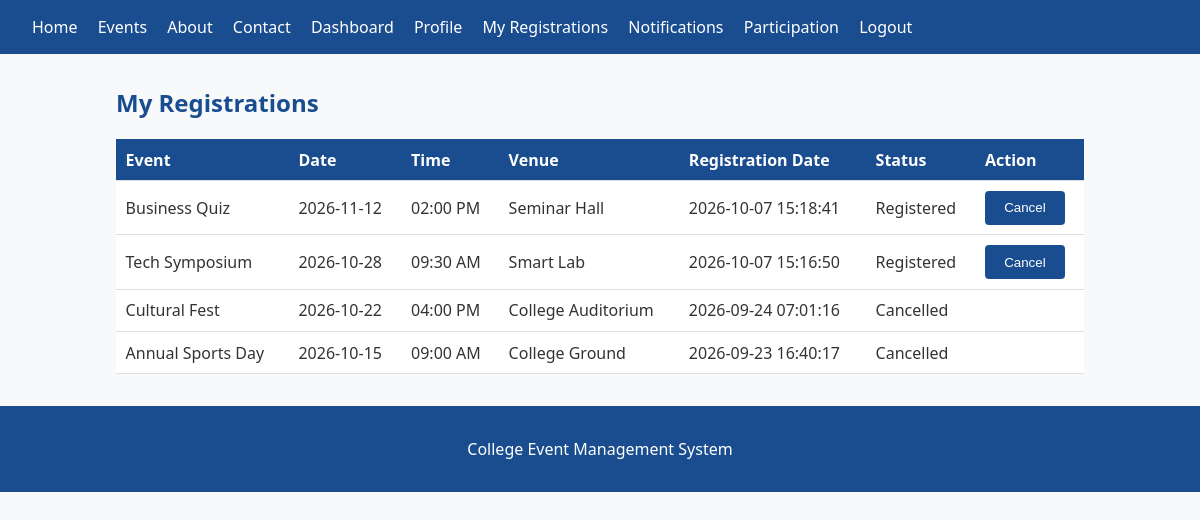
The page /my-registrations (signed in) on the database its author committed.
### tables this page shows
CREATE TABLE registrations (
        registration_id INTEGER PRIMARY KEY AUTOINCREMENT,
        student_id INTEGER NOT NULL,
        event_id INTEGER NOT NULL,
        registration_date TIMESTAMP DEFAULT CURRENT_TIMESTAMP,
        status TEXT DEFAULT 'Registered',
        UNIQUE(student_id, event_id)
    );

CREATE TABLE events (
        event_id INTEGER PRIMARY KEY AUTOINCREMENT,
        event_name TEXT NOT NULL,
        description TEXT,
        date TEXT,
        time TEXT,
        venue TEXT,
        eligibility TEXT,
        rules TEXT,
        image TEXT,
        created_at TIMESTAMP DEFAULT CURRENT_TIMESTAMP
    );

### app.py (the view)
@app.route('/my-registrations')
def my_registrations():
    if 'student_id' not in session:
        return redirect(url_for('login'))
    student_id = session['student_id']
    db = get_db()
    registrations = db.execute('''
        SELECT r.registration_id, r.status, r.registration_date, e.event_name, e.date, e.time, e.venue
        FROM registrations r
        JOIN events e ON r.event_id = e.event_id
        WHERE r.student_id = ?
        ORDER BY r.registration_date DESC
    ''', (student_id,)).fetchall()
    db.close()
    return render_template('my_registrations.html', registrations=registrations)

### app.py (called while the page is built)
def get_db():
    conn = sqlite3.connect(DB_PATH)
    conn.row_factory = sqlite3.Row
    return conn

### templates/my_registrations.html
{% extends "base.html" %}
{% block content %}
<h2>My Registrations</h2>
<table>
  <tr><th>Event</th><th>Date</th><th>Time</th><th>Venue</th><th>Registration Date</th><th>Status</th><th>Action</th></tr>
  {% for reg in registrations %}
  <tr>
    <td>{{ reg.event_name }}</td>
    <td>{{ reg.date }}</td>
    <td>{{ reg.time }}</td>
    <td>{{ reg.venue }}</td>
    <td>{{ reg.registration_date }}</td>
    <td>{{ reg.status }}</td>
    <td>
      {% if reg.status == 'Registered' %}
      <form method="POST" action="{{ url_for('cancel_registration', registration_id=reg.registration_id) }}" style="display:inline">
        <button type="submit">Cancel</button>
      </form>
      {% endif %}
    </td>
  </tr>
  {% endfor %}
</table>
{% endblock %}

### static/css/style.css (style rules this page uses)
* { box-sizing: border-box; }
body { font-family: 'Segoe UI', Tahoma, Geneva, Verdana, sans-serif; margin: 0; background: #f7f9fb; color: #333; }
h1, h2 { color: #1a4d8f; }
button { background: #1a4d8f; color: #fff; padding: 0.6rem 1.2rem; border: none; border-radius: 4px; cursor: pointer; }
table { width: 100%; border-collapse: collapse; background: #fff; }
th, td { padding: 0.6rem; border-bottom: 1px solid #ddd; text-align: left; }
th { background: #1a4d8f; color: #fff; }

### rows shown on the page
registrations: event_name "Business Quiz", date "2026-11-12", time "02:00 PM", venue "Seminar Hall", registration_date "2026-10-07 15:18:41", status "Registered"
registrations: event_name "Tech Symposium", date "2026-10-28", time "09:30 AM", venue "Smart Lab", registration_date "2026-10-07 15:16:50", status "Registered"
registrations: event_name "Cultural Fest", date "2026-10-22", time "04:00 PM", venue "College Auditorium", registration_date "2026-09-24 07:01:16", status "Cancelled"
registrations: event_name "Annual Sports Day", date "2026-10-15", time "09:00 AM", venue "College Ground", registration_date "2026-09-23 16:40:17", status "Cancelled"
